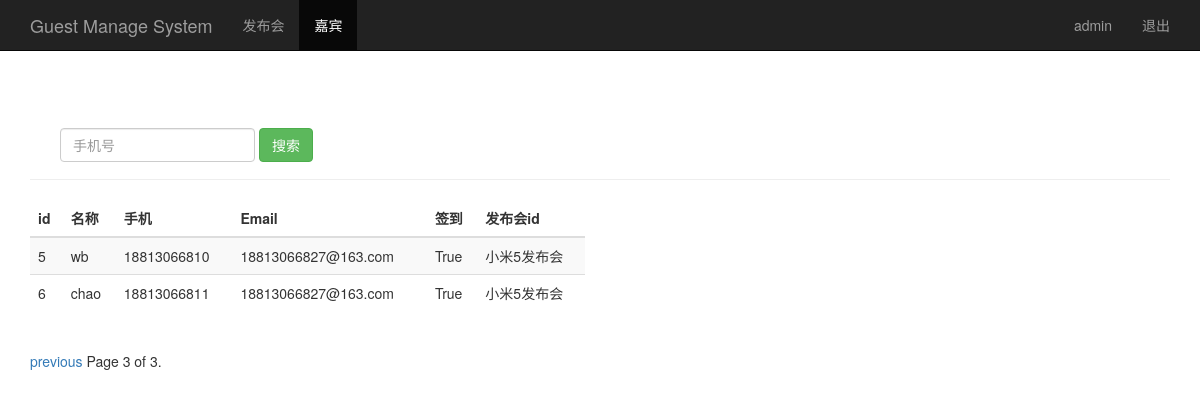
The page /guest_manage/?page=3 (signed in) on the database its author committed.
### sign/models.py (models this page shows, shortened)
class Guest(models.Model):
    event = models.ForeignKey(Event)     #关联发布会ID
    realname = models.CharField(max_length=64)      #姓名
    phone = models.CharField(max_length=16)        #手机号
    email = models.EmailField()       #邮箱
    sign = models.BooleanField()      #签到状态
    create_time = models.DateTimeField(auto_now=True)  #创建时间（自动获取当前时间）
    class Meta:
        unique_together = ('event','phone')

class Event(models.Model):
    name = models.CharField(max_length=100)  #发布会标题
    limit = models.IntegerField()       #参加人数
    status = models.BooleanField()      #状态
    address = models.CharField(max_length=200)   #地址
    start_time = models.DateTimeField('events time')  #发布会时间
    create_time = models.DateTimeField('auto_now=True')  #创建时间(自动获取当前时间)
    def __str__(self):
        return  self.name

### sign/views.py (the view)
# urls.py: url(r'^guest_manage/$',views.guest_manage),
@login_required
def guest_manage(request):
    guest_list = Guest.objects.all()
    username = request.session.get('username', '')
    paginator = Paginator(guest_list, 2)
    page = request.GET.get('page')
    try:
        contacts = paginator.page(page)
    except PageNotAnInteger:
        contacts = paginator.page(1)
    except EmptyPage:
        contacts = paginator.page(paginator.num_pages)
    return render(request, "guest_manage.html", {"user": username, "guests": contacts})

### sign/templates/guest_manage.html (shortened to what this page needs)
<!DOCTYPE html>
<html lang="zh-CN">
    <head>
        {% load bootstrap3 %}
        {% bootstrap_css %}
    </head>
    <nav class="navbar navbar-inverse navbar-fixed-top">
      <div class="container">
        <div class="navbar-header">
          <a class="navbar-brand" href="/guest_manage/">Guest Manage System</a>
        </div>
        <div id="navbar" class="collapse navbar-collapse">
          <ul class="nav navbar-nav">
            <li><a href="/event_manage/">发布会</a></li>
            <li class="active"><a href="#about">嘉宾</a></li>
          </ul>
          <ul class="nav navbar-nav navbar-right">
           <li><a href="#">{{user}}</a></li>
           <li><a href="/logout/">退出</a></li>
         </ul>
        </div>
      </div>
    </nav>
    <div class="container theme-showcase" role="main">
      <div class="page-header" style="padding-top:80px; ">
        <div id="navbar" class="navbar-collapse collapse">
          <form class="navbar-form" method="get" action="/search_phone/">
            <div class="form-group">
              <input name="phone" type="text" placeholder="手机号" class="form-control">
            </div>
            <button type="submit" class="btn btn-success">搜索</button>
          </form>
        </div>
      </div>
      <div class="row">
        <div class="col-md-6">
          <table class="table table-striped">
            <thead>
              <tr>
                <th>id</th>
                <th>名称</th>
                <th>手机</th>
                <th>Email</th>
                <th>签到</th>
                <th>发布会id</th>
              </tr>
            </thead>
            <tbody>
              {% for guest in guests %}
                <tr>
                  <td>{{ guest.id }}</td>
                  <td>{{ guest.realname }}</td>
                  <td>{{ guest.phone }}</td>
                  <td>{{ guest.email }}</td>
                  <td>{{ guest.sign }}</td>
                  <td>{{ guest.event }}</td>
                </tr>
             {% endfor %}
            </tbody>
          </table>
        </div>
      </div>
    <div class="pagination">
      <span class="step-links">
        {% if guests.has_previous %}
          <a href="?phone={{ phone }}&page={{ guests.previous_page_number }}">previous</a>
        {% endif %}
          <span class="current">
            Page {{ guests.number }} of {{ guests.paginator.num_pages }}.
          </span>
      </span>
    </div>
</div>
</html>

### rows shown on the page
Guest: id "5", realname "wb", phone "18813066810", email "18813066827@163.com", sign "True", event "小米5发布会"
Guest: id "6", realname "chao", phone "18813066811", email "18813066827@163.com", sign "True", event "小米5发布会"

### other values the page prints
{{ user }} "admin"
{{ guests.number }} "3"
{{ guests.paginator.num_pages }} "3"
